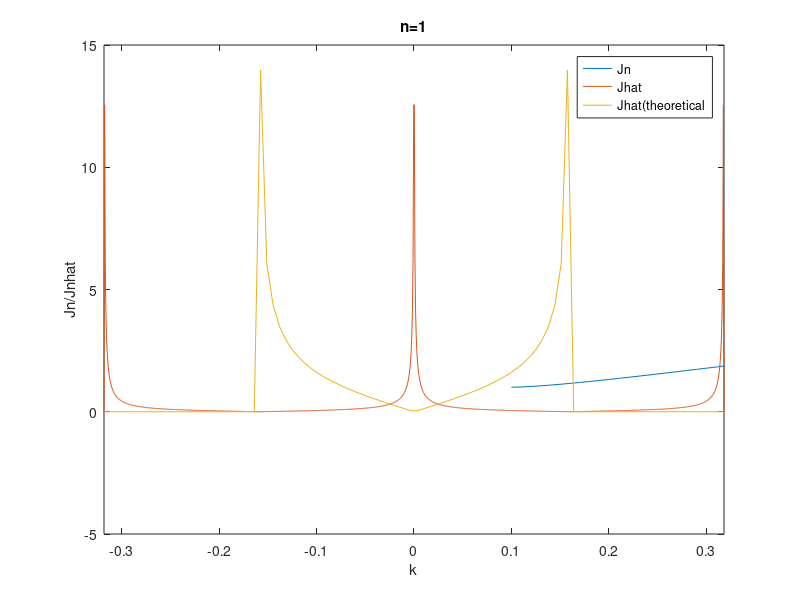

MATLAB code to generate this figure:
%RK4
n=1;
x0=0.1;
xn=10/pi;
y0=1;
z0=1;
h=0.01;
m=1000;
f=@(x,y,z)(z);
g=@(x,y,z)(-(z*x/x^2)-(x^2-n^2)*y/x^2);
y=zeros(1,m);
x=zeros(1,m);
y(1,1)=y0;
x(1,1)=x0;
for j=1:m+1
    x1=x0+h;
    a1=f(x0,y0,z0);
    b1=g(x0,y0,z0);
     
    a2=f(x0+0.5*h,y0+0.5*h*a1,z0+0.5*h*b1);
    b2=g(x0+0.5*h,y0+0.5*h*a1,z0+0.5*h*b1);
   
    a3=f(x0+0.5*h,y0+0.5*h*a2,z0+0.5*h*b2);
    b3=g(x0+0.5*h,y0+0.5*h*a2,z0+0.5*h*b2);
     
    a4=f(x0+h,y0+h*a3,z0+h*b3);
    b4=g(x0+h,y0+h*a3,z0+h*b3);
      
    y1=y0+h*(a1/6+a2/3+a3/3+a4/6);
    z1=z0+h*(b1/6+b2/3+b3/3+b4/6);
    
    x(j+1)=x1;
    y(j+1)=y1;
     xlabel('x')
   ylabel('y')

x0=x1;
y0=y1;
z0=z1;
end
 plot(x,y)
 hold on
 
m=1000;
x=linspace(0,1/pi,m/2);
k=linspace(-1/pi,1/pi,m);
J2hat=zeros(m,1);
J=besselj(n,x);
J(1)=(besselj(n,0)-besselj(n,1/pi))/2;
J1hat=(fft(J));
for j=1:m/2
J2hat(j)=imag(J1hat(j));
J2hat(m-j+1)=imag(J1hat(j));
end
plot(k,abs(J2hat));
 
m=100;
k=linspace(-1/pi,1/pi,m);
u=2*pi*k;
T=cos(n*acos(u));
l1=find(u>1);
l2=find(u<-1);
[d1 d2]=size(l2);
for j=l1:m;
    T(j)=0;
end
for j=1:d2
    T(j)=0;
end
Jthat=2*((-i)^n)*((1-4*pi^2*k.^2).^(-1/2)).*T;
plot(k,abs(Jthat))
xlabel('k')
ylabel('Jn/Jnhat')
legend('Jn','Jhat','Jhat(theoretical')
title('n=1')
xlim([-1/pi 1/pi])

